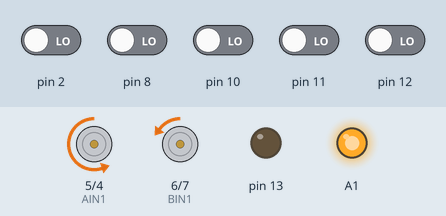
Simulated run of this sketch. Board: Arduino Uno, built with avr-gcc and run on an emulated ATmega328P. Shown: motor-driver pin pairs drawn as motors (green arrow = first pin HIGH = forward, orange = second pin HIGH = backward, longer = more drive, scaled by the enable pin), output pins drawn as LEDs (lit = HIGH). The inputs (shaded band) are chosen by the test bench; at power-on: pin 2, pin 8, pin 10–12 LOW.

Above: at 1.7 s.
1.8 s: pin 2 driven HIGH
At 2.6 s:
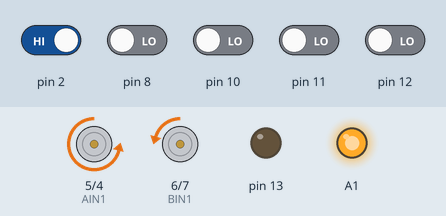
3.3 s: pin 8 driven HIGH
At 3.7 s:
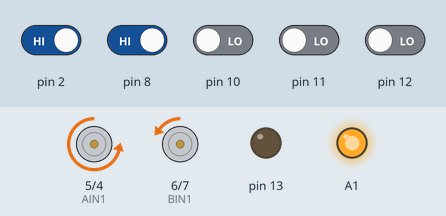
4.8 s: pin 10 driven HIGH
At 6.0 s:
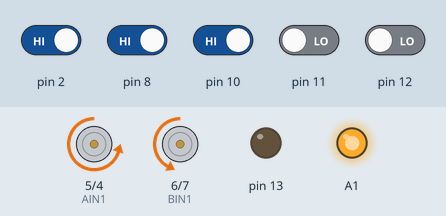
6.3 s: pin 11 driven HIGH
At 7.0 s:
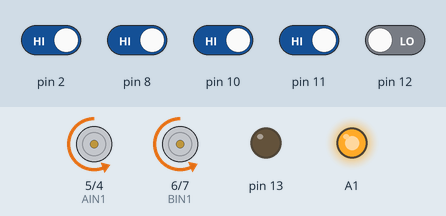
7.8 s: pin 2 driven LOW
At 8.3 s:
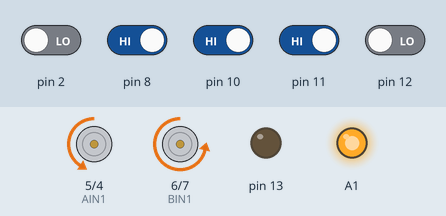
9.3 s: pin 12 driven HIGH
At 10.6 s:
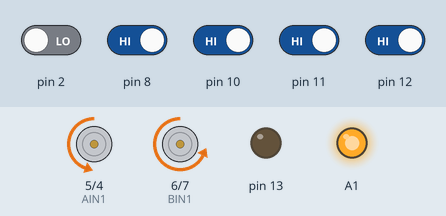
Timing chart, 0 to 11.8 s (numbered marks = the images above; inputs shaded):
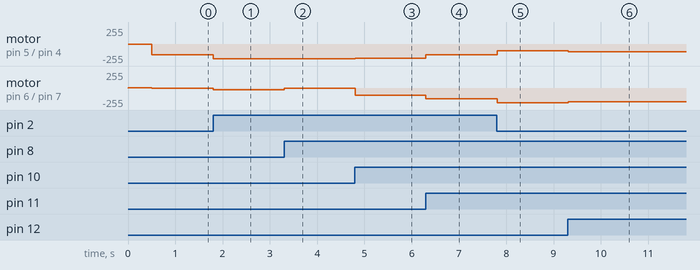

Measured:
- after the input at 1.8 s, motor on pin 5 (AIN1) / pin 4 (AIN2): backward 158/255 → backward 218/255 at once; motor on pin 6 (BIN1) / pin 7 (BIN2): backward 5/255 → backward 25/255 at once
- after the input at 3.3 s, motor on pin 6 (BIN1) / pin 7 (BIN2): backward 25/255 → backward 5/255 at once
- after the input at 4.8 s, motor on pin 5 (AIN1) / pin 4 (AIN2): backward 218/255 → backward 215/255 at once; motor on pin 6 (BIN1) / pin 7 (BIN2): backward 5/255 → backward 108/255 at once
- after the input at 6.3 s, motor on pin 5 (AIN1) / pin 4 (AIN2): backward 215/255 → backward 160/255 at once; motor on pin 6 (BIN1) / pin 7 (BIN2): backward 108/255 → backward 164/255 at once
- after the input at 7.8 s, motor on pin 5 (AIN1) / pin 4 (AIN2): backward 160/255 → backward 104/255 at once; motor on pin 6 (BIN1) / pin 7 (BIN2): backward 164/255 → backward 219/255 at once
- after the input at 9.3 s, motor on pin 5 (AIN1) / pin 4 (AIN2): backward 104/255 → backward 117/255 at once; motor on pin 6 (BIN1) / pin 7 (BIN2): backward 219/255 → backward 206/255 at once

The sketch:

C_digo_seguidor.ino
```cpp
#include <QTRSensors.h>

// Bruno y Viry

// Sensors:
#define NUM_SENSORS 5                  // number of sensors used
#define TIMEOUT 2500                   // waits for X microseconds for sensor outputs to go low
#define EMITTER_PIN QTR_NO_EMITTER_PIN // no emitter

const int S2 = 10; // Sensor 2 pin
const int S3 = 11; // Sensor 3 pin
const int S4 = 12; // Sensor 4 pin
const int S5 = 2;  // Sensor 5 pin
const int S6 = 8;  // Sensor 6 pin

// sensors 0 through 4 are connected to digital pins 2 through 6, respectively
QTRSensorsRC qtrrc((unsigned char[]){S6, S5, S4, S3, S2},
                   NUM_SENSORS, TIMEOUT, EMITTER_PIN);
unsigned int sensorValues[NUM_SENSORS];

// Motors:
const int PWMA = 3;
const int AIN1 = 5;
const int AIN2 = 4;

const int PWMB = 9;
const int BIN1 = 6;
const int BIN2 = 7;

const int baseSpeed = 160;

const int maxSpeed = 255;
const int minSpeed = 0;
const int speedDiff = maxSpeed - minSpeed;

float prevError = 0;

void setup()
{

  // Arduino led:
  pinMode(13, OUTPUT);

  // All motor pins should be outputs:
  pinMode(AIN1, OUTPUT);
  pinMode(AIN2, OUTPUT);
  pinMode(PWMA, OUTPUT);

  pinMode(BIN1, OUTPUT);
  pinMode(BIN2, OUTPUT);
  pinMode(PWMB, OUTPUT);

  // For calibration / run:
  pinMode(A1, OUTPUT);
  pinMode(A2, INPUT);

  analogWrite(A1, 1000);

  // Calibration start
  while (analogRead(A2) > 800)
  {
    digitalWrite(13, HIGH); // turn on Arduino's LED to indicate we are in calibration mode

    qtrrc.calibrate();
  }

  rightWheel(0);
  leftWheel(0);

  digitalWrite(13, LOW);

  delay(500);
}

void loop()
{
  // read calibrated sensor values and obtain a measure of the line position from 0 to 4000
  unsigned int position = qtrrc.readLine(sensorValues);
  int error = 2000 - position; // 2000 == max error | 0 == no error

  if (error < 0)
    error = error * -1;

  const float errorPercent = error / 2000.0;
  const float errorDif = errorPercent - prevError;

  if (position == 2000)
  {
    rightWheel(baseSpeed);
    leftWheel(baseSpeed);
  }
  else if (position < 2000)
  { // Spin left
    rightWheel(motorSpeed(1, errorPercent, errorDif));
    leftWheel(motorSpeed(0, errorPercent, errorDif));
  }
  else if (position > 2000)
  { // Spin right
    rightWheel(motorSpeed(0, errorPercent, errorDif));
    leftWheel(motorSpeed(1, errorPercent, errorDif));
  }

  prevError = errorPercent;
}

// opt == 0 (slow) / 1 (fast), eP = errorPercent, eD = errorDif
int motorSpeed(int opt, float eP, float eD)
{
  int bS = baseSpeed;

  // Decrease baseSpeed when error is too HIGH
  if (eP > 0.3)
    bS = baseSpeed * (1 - (eP / 2));

  // Increase error percent factor
  eP = eP * 1.15;

  // Error difference factor
  int eDFactor = 100;

  if (eD < 0)
    eDFactor = 50;

  // j == -1 -> fast speed | j == 1 -> slow speed
  int j = -1;

  if (opt == 0)
    j = 1;

  int mS = j * (bS * eP * eP - 2 * bS * eP - eDFactor * eD * bS) + bS;

  // if (mS < minSpeed)
  //   mS = minSpeed;

  if (mS > maxSpeed)
    mS = maxSpeed;

  return mS;
}

void rightWheel(int speed)
{
  if (speed > 0)
  {
    digitalWrite(AIN1, LOW);
    digitalWrite(AIN2, HIGH);
  }
  else
  { // Negative speed, go backwards
    digitalWrite(AIN1, HIGH);
    digitalWrite(AIN2, LOW);
    speed = speed * -1;
  }

  analogWrite(PWMA, speed);
}

void leftWheel(int speed)
{
  if (speed > 0)
  {
    digitalWrite(BIN1, LOW);
    digitalWrite(BIN2, HIGH);
  }
  else
  { // Negative speed, go backwards
    digitalWrite(BIN1, HIGH);
    digitalWrite(BIN2, LOW);
    speed = speed * -1;
  }

  // Compensate for left wheel having less torque
  analogWrite(PWMB, speed + 4);
}
```
